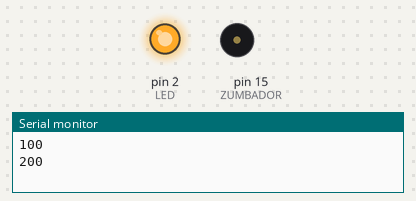
Simulated run of this sketch. Board: Arduino Uno, built with avr-gcc and run on an emulated ATmega328P. On the bench: output pins drawn as LEDs (lit = HIGH), buzzer (waves = sounding, pin HIGH), the last lines printed to the serial monitor.

Above: at 0.75 s.
At 36.2 s:
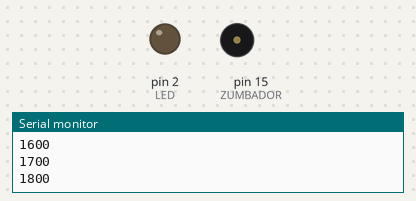
Timing chart, 0 to 39.5 s (numbered marks = the images above):
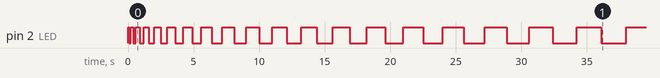

The sketch:

07_bucleLed.ino
```cpp
#define LED 2
#define ZUMBADOR 15

void setup() {
  Serial.begin(115200);
  pinMode(LED, OUTPUT);
  pinMode(ZUMBADOR, OUTPUT);

}

int duracion;
void loop() {
  duracion = 100;
  for(int i = 0; i < 100; i++){
    digitalWrite(LED, HIGH);
    //digitalWrite(ZUMBADOR, LOW);
    delay(duracion);
    digitalWrite(LED, LOW);
    //digitalWrite(ZUMBADOR, HIGH);
    delay(duracion);
    Serial.println(duracion);
    duracion += 100;
  }
}
```

Measured:
- by itself, pin 2 (LED): LOW → HIGH at 0.00 s, → LOW 0.10 s later, → HIGH 0.10 s later, → LOW 0.20 s later, … (39 changes in this stretch)
